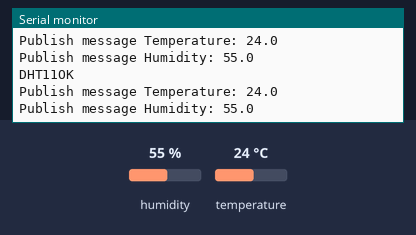
Bench run of a sketch on a simulated ESP32. Parts: the last lines printed to the serial monitor. The test bench sets the inputs (shaded band); at power-on: humidity 55 %, temperature 24 °C.

Above: at 4.8 s.
4.9 s: humidity set to 22 %
At 6.8 s:
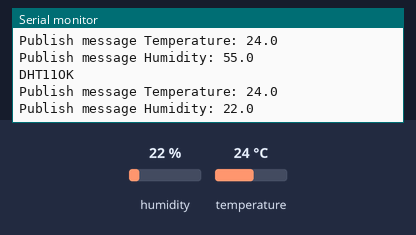
7.9 s: temperature set to 12 °C
At 8.4 s:
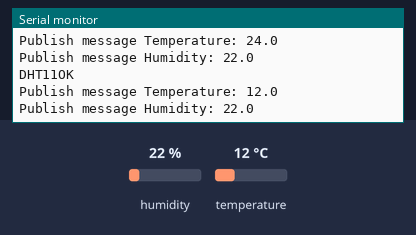
10.9 s: humidity set to 40 %
At 12.7 s:
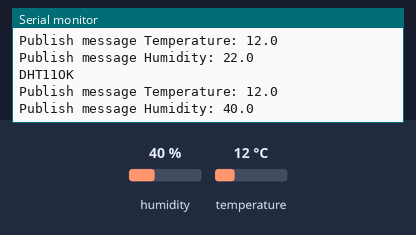
Timing chart, 0 to 14.2 s (numbered marks = the images above; inputs shaded):
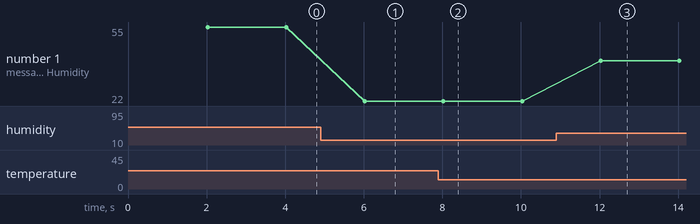

Measured:
- after the input at 4.9 s, the serial monitor: prints a new line after 1.1 s (image 1)
- after the input at 7.9 s, the serial monitor: prints a new line after 0.13 s (image 2)
- after the input at 10.9 s, the serial monitor: prints a new line after 1.1 s (image 3)
- plotted number 1: 55 → 22 after the input at 4.9 s, 22 → 40 after the input at 10.9 s

The sketch:

DHT11_MQTT.ino
```cpp
// Placa: ESP32 Dev Modele 1.0.3
// DHT11 stable v1.0.1

#include "DHTStable.h"
#include <WiFi.h>
#include <PubSubClient.h>

DHTStable DHT;

#define DHT11_PIN 4

//const char* ssid = "Imperatori";
//const char* password = "28102014";
//const char* mqtt_server = "10.0.0.180";
//const int   mqtt_port = 1883;
unsigned long lastMsg = 0;

//#define MQTT_USER "mqtt-user"
//#define MQTT_PASSWORD "123qwe"

//WiFiClient espClient;
//PubSubClient client(espClient);

/*
void setup_wifi() {

  delay(10);
  // We start by connecting to a WiFi network
  Serial.println();
  Serial.print("Connecting to ");
  Serial.println(ssid);

  //WiFi.mode(WIFI_STA);
  WiFi.begin(ssid, password);

  while (WiFi.status() != WL_CONNECTED) {
    delay(500);
    Serial.print(".");
  }

  randomSeed(micros());

  Serial.println("");
  Serial.println("WiFi connected");
  Serial.println("IP address: ");
  Serial.println(WiFi.localIP());
}

void reconnect() {
  // Loop until we're reconnected
  while (!client.connected()) {
    Serial.print("Attempting MQTT connection...");
    // Create a random client ID
    String clientId = "ESP8266Client-";
    clientId += String(random(0xffff), HEX);
    // Attempt to connect
    if (client.connect(clientId.c_str())) {
      Serial.println("connected");
      // Once connected, publish an announcement...
      //client.publish("outAnderson", "hello world");
      // ... and resubscribe
      //client.subscribe("inAnderson");
    } else {
      Serial.print("failed, rc=");
      Serial.print(client.state());
      Serial.println(" try again in 5 seconds");
      // Wait 5 seconds before retrying
      delay(5000);
    }
  }
}
*/

void setup()
{
  Serial.begin(115200);

//  setup_wifi();

//  client.setServer(mqtt_server, mqtt_port);
}


void loop()
{
  char temp[5], humid[5];

//  if (!client.connected()) {
//    reconnect();
//  }
//  client.loop();

  // READ DATA
  unsigned long now = millis();
  if (now - lastMsg > 2000) {
    lastMsg = now;

    Serial.print("DHT11");
    int chk = DHT.read11(DHT11_PIN);
    switch (chk)
    {
      case DHTLIB_OK:
        Serial.println("OK\t");
        break;
      case DHTLIB_ERROR_CHECKSUM:
        Serial.println("Checksum error,\t");
        break;
      case DHTLIB_ERROR_TIMEOUT:
        Serial.println("Time out error,\t");
        break;
      default:
        Serial.println("Unknown error,\t");
        break;
    }

    snprintf(temp, 5, "%f", DHT.getTemperature());
    snprintf(humid, 5, "%f", DHT.getHumidity());

    Serial.print("Publish message Temperature: ");
    Serial.println(temp);
//    client.publish("temperature", temp);

    Serial.print("Publish message Humidity: ");
    Serial.println(humid);
//    client.publish("humidity", humid);
  }
}
```
